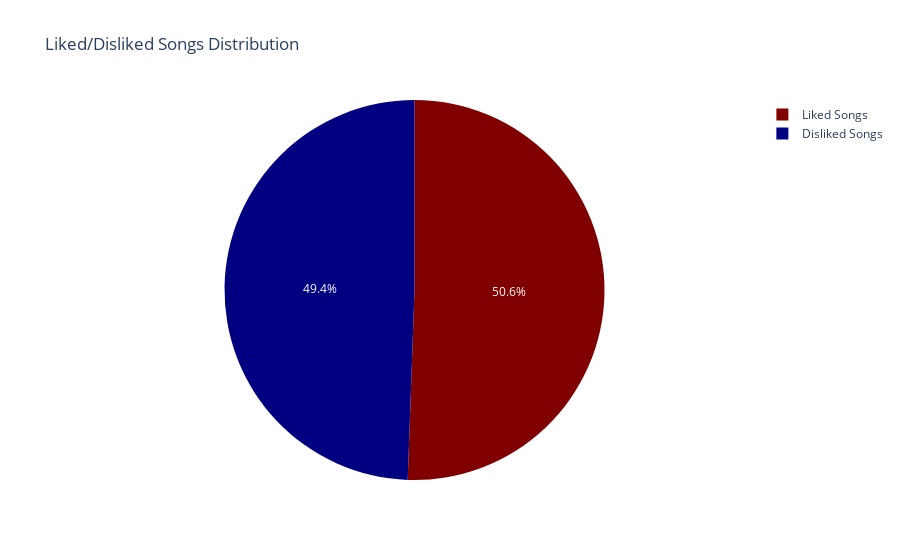

The notebook cell saved with this chart:
### Markdown cell above
## Balance / Unbalanced data?

### Code cell
labels = ["Liked Songs","Disliked Songs"]
values = df['target'].value_counts().tolist()

px.pie(df, values=values, names=labels, title="Liked/Disliked Songs Distribution", 
       color_discrete_sequence=["maroon", "navy"])

### Figure 1 — Plotly figure (JSON) as saved in the notebook; plotly's stock layout.template omitted (floating-point values rounded to 4 significant figures)
{"data": [{"domain": {"x": [0, 1], "y": [0, 1]}, "hovertemplate": "label=%{label}<br>value=%{value}<extra></extra>", "labels": ["Liked Songs", "Disliked Songs"], "legendgroup": "", "name": "", "showlegend": true, "type": "pie", "values": [1020, 997]}], "layout": {"legend": {"tracegroupgap": 0}, "piecolorway": ["maroon", "navy"], "title": {"text": "Liked/Disliked Songs Distribution"}}}
